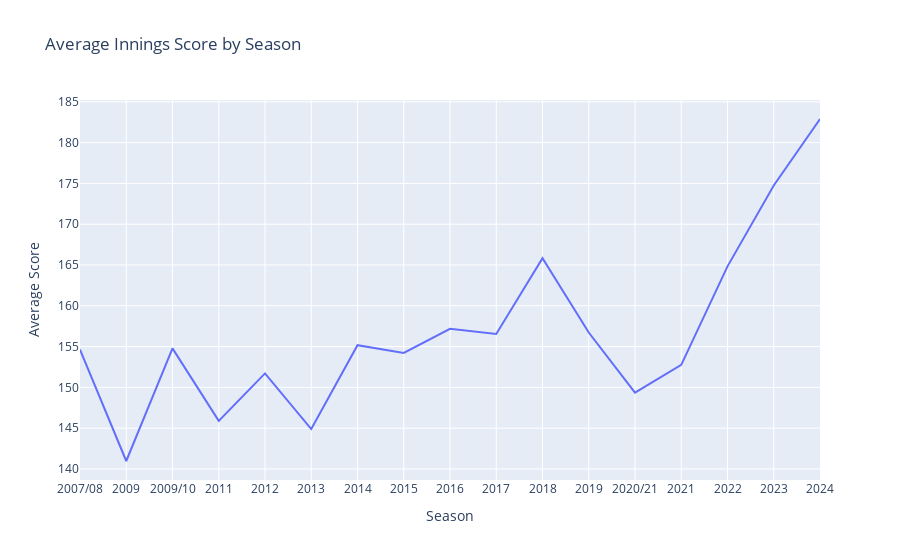

Here is the notebook cell this chart was saved with:
### Markdown cell above
## 4. Season Trend Analysis

### Code cell
# Calculate average innings score per season
innings_scores = deliveries_df.join(matches_df, deliveries_df.match_id == matches_df.id) \
    .groupBy('season', 'match_id', 'inning') \
    .agg(F.sum('total_runs').alias('innings_total'))

season_avg = innings_scores.groupBy('season') \
    .agg(F.avg('innings_total').alias('avg_score')) \
    .orderBy('season')

# Create trend visualization
season_fig = px.line(season_avg.toPandas(),
                     x='season', y='avg_score',
                     title='Average Innings Score by Season',
                     labels={'season': 'Season',
                            'avg_score': 'Average Score'})
season_fig.show()

### Figure 1 — Plotly figure (JSON) as saved in the notebook; plotly's stock layout.template omitted (floating-point values rounded to 4 significant figures)
{"data": [{"hovertemplate": "Season=%{x}<br>Average Score=%{y}<extra></extra>", "legendgroup": "", "line": {"color": "#636efa", "dash": "solid"}, "marker": {"symbol": "circle"}, "mode": "lines", "name": "", "orientation": "v", "showlegend": false, "type": "scatter", "x": ["2007/08", "2009", "2009/10", "2011", "2012", "2013", "2014", "2015", "2016", "2017", "2018", "2019", "2020/21", "2021", "2022", "2023", "2024"], "xaxis": "x", "y": [154.6, 141.0, 154.8, 145.9, 151.7, 144.9, 155.2, 154.2, 157.2, 156.6, 165.8, 156.7, 149.4, 152.8, 164.8, 174.7, 182.9], "yaxis": "y"}], "layout": {"legend": {"tracegroupgap": 0}, "title": {"text": "Average Innings Score by Season"}, "xaxis": {"anchor": "y", "domain": [0, 1], "title": {"text": "Season"}}, "yaxis": {"anchor": "x", "domain": [0, 1], "title": {"text": "Average Score"}}}}
